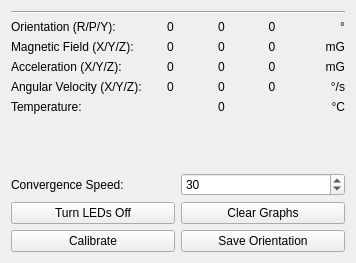
<?xml version="1.0" encoding="UTF-8"?>
<ui version="4.0">
 <class>IMU</class>
 <widget class="QWidget" name="IMU">
  <property name="geometry">
   <rect>
    <x>0</x>
    <y>0</y>
    <width>356</width>
    <height>263</height>
   </rect>
  </property>
  <property name="windowTitle">
   <string>Form</string>
  </property>
  <layout class="QHBoxLayout" name="horizontalLayout_2">
   <item>
    <layout class="QVBoxLayout" name="verticalLayout_3">
     <item>
      <widget class="Line" name="line_8">
       <property name="orientation">
        <enum>Qt::Horizontal</enum>
       </property>
      </widget>
     </item>
     <item>
      <layout class="QHBoxLayout" name="layout_top"/>
     </item>
     <item>
      <layout class="QHBoxLayout" name="layout_bottom">
       <item>
        <layout class="QVBoxLayout" name="verticalLayout">
         <item>
          <layout class="QGridLayout" name="gridLayout">
           <item row="0" column="1">
            <widget class="QLabel" name="roll_label">
             <property name="minimumSize">
              <size>
               <width>40</width>
               <height>0</height>
              </size>
             </property>
             <property name="text">
              <string>0</string>
             </property>
             <property name="alignment">
              <set>Qt::AlignCenter</set>
             </property>
            </widget>
           </item>
           <item row="0" column="0">
            <widget class="QLabel" name="label_13">
             <property name="text">
              <string>Orientation (R/P/Y):</string>
             </property>
            </widget>
           </item>
           <item row="0" column="2">
            <widget class="QLabel" name="pitch_label">
             <property name="minimumSize">
              <size>
               <width>40</width>
               <height>0</height>
              </size>
             </property>
             <property name="text">
              <string>0</string>
             </property>
             <property name="alignment">
              <set>Qt::AlignCenter</set>
             </property>
            </widget>
           </item>
           <item row="0" column="3">
            <widget class="QLabel" name="yaw_label">
             <property name="minimumSize">
              <size>
               <width>40</width>
               <height>0</height>
              </size>
             </property>
             <property name="text">
              <string>0</string>
             </property>
             <property name="alignment">
              <set>Qt::AlignCenter</set>
             </property>
            </widget>
           </item>
           <item row="1" column="0">
            <widget class="QLabel" name="label_4">
             <property name="text">
              <string>Magnetic Field (X/Y/Z):</string>
             </property>
            </widget>
           </item>
           <item row="1" column="1">
            <widget class="QLabel" name="mag_x_label">
             <property name="text">
              <string>0</string>
             </property>
             <property name="alignment">
              <set>Qt::AlignCenter</set>
             </property>
            </widget>
           </item>
           <item row="1" column="2">
            <widget class="QLabel" name="mag_y_label">
             <property name="text">
              <string>0</string>
             </property>
             <property name="alignment">
              <set>Qt::AlignCenter</set>
             </property>
            </widget>
           </item>
           <item row="1" column="3">
            <widget class="QLabel" name="mag_z_label">
             <property name="text">
              <string>0</string>
             </property>
             <property name="alignment">
              <set>Qt::AlignCenter</set>
             </property>
            </widget>
           </item>
           <item row="2" column="0">
            <widget class="QLabel" name="label_7">
             <property name="text">
              <string>Acceleration (X/Y/Z):</string>
             </property>
            </widget>
           </item>
           <item row="2" column="1">
            <widget class="QLabel" name="acc_x_label">
             <property name="text">
              <string>0</string>
             </property>
             <property name="alignment">
              <set>Qt::AlignCenter</set>
             </property>
            </widget>
           </item>
           <item row="2" column="2">
            <widget class="QLabel" name="acc_y_label">
             <property name="text">
              <string>0</string>
             </property>
             <property name="alignment">
              <set>Qt::AlignCenter</set>
             </property>
            </widget>
           </item>
           <item row="2" column="3">
            <widget class="QLabel" name="acc_z_label">
             <property name="text">
              <string>0</string>
             </property>
             <property name="alignment">
              <set>Qt::AlignCenter</set>
             </property>
            </widget>
           </item>
           <item row="3" column="0">
            <widget class="QLabel" name="label_6">
             <property name="text">
              <string>Angular Velocity (X/Y/Z):</string>
             </property>
            </widget>
           </item>
           <item row="3" column="1">
            <widget class="QLabel" name="gyr_x_label">
             <property name="text">
              <string>0</string>
             </property>
             <property name="alignment">
              <set>Qt::AlignCenter</set>
             </property>
            </widget>
           </item>
           <item row="3" column="2">
            <widget class="QLabel" name="gyr_y_label">
             <property name="text">
              <string>0</string>
             </property>
             <property name="alignment">
              <set>Qt::AlignCenter</set>
             </property>
            </widget>
           </item>
           <item row="3" column="3">
            <widget class="QLabel" name="gyr_z_label">
             <property name="text">
              <string>0</string>
             </property>
             <property name="alignment">
              <set>Qt::AlignCenter</set>
             </property>
            </widget>
           </item>
           <item row="4" column="0">
            <widget class="QLabel" name="label">
             <property name="text">
              <string>Temperature:</string>
             </property>
            </widget>
           </item>
           <item row="4" column="2">
            <widget class="QLabel" name="tem_label">
             <property name="text">
              <string>0</string>
             </property>
             <property name="alignment">
              <set>Qt::AlignCenter</set>
             </property>
            </widget>
           </item>
           <item row="0" column="4">
            <widget class="QLabel" name="label_2">
             <property name="text">
              <string>°</string>
             </property>
             <property name="alignment">
              <set>Qt::AlignRight|Qt::AlignTrailing|Qt::AlignVCenter</set>
             </property>
            </widget>
           </item>
           <item row="1" column="4">
            <widget class="QLabel" name="label_3">
             <property name="text">
              <string>mG</string>
             </property>
             <property name="alignment">
              <set>Qt::AlignRight|Qt::AlignTrailing|Qt::AlignVCenter</set>
             </property>
            </widget>
           </item>
           <item row="2" column="4">
            <widget class="QLabel" name="label_5">
             <property name="text">
              <string>mG</string>
             </property>
             <property name="alignment">
              <set>Qt::AlignRight|Qt::AlignTrailing|Qt::AlignVCenter</set>
             </property>
            </widget>
           </item>
           <item row="3" column="4">
            <widget class="QLabel" name="label_8">
             <property name="text">
              <string>°/s</string>
             </property>
             <property name="alignment">
              <set>Qt::AlignRight|Qt::AlignTrailing|Qt::AlignVCenter</set>
             </property>
            </widget>
           </item>
           <item row="4" column="4">
            <widget class="QLabel" name="label_9">
             <property name="text">
              <string>°C</string>
             </property>
             <property name="alignment">
              <set>Qt::AlignRight|Qt::AlignTrailing|Qt::AlignVCenter</set>
             </property>
            </widget>
           </item>
          </layout>
         </item>
         <item>
          <spacer name="verticalSpacer">
           <property name="orientation">
            <enum>Qt::Vertical</enum>
           </property>
           <property name="sizeHint" stdset="0">
            <size>
             <width>20</width>
             <height>40</height>
            </size>
           </property>
          </spacer>
         </item>
         <item>
          <layout class="QHBoxLayout" name="horizontalLayout_4">
           <item>
            <widget class="QLabel" name="label_10">
             <property name="text">
              <string>Convergence Speed:</string>
             </property>
            </widget>
           </item>
           <item>
            <widget class="QSpinBox" name="speed_spinbox">
             <property name="maximum">
              <number>65535</number>
             </property>
             <property name="value">
              <number>30</number>
             </property>
            </widget>
           </item>
          </layout>
         </item>
         <item>
          <layout class="QHBoxLayout" name="horizontalLayout">
           <item>
            <widget class="QPushButton" name="led_button">
             <property name="text">
              <string>Turn LEDs Off</string>
             </property>
            </widget>
           </item>
           <item>
            <widget class="QPushButton" name="clear_graphs">
             <property name="text">
              <string>Clear Graphs</string>
             </property>
            </widget>
           </item>
          </layout>
         </item>
         <item>
          <layout class="QHBoxLayout" name="horizontalLayout_3">
           <item>
            <widget class="QPushButton" name="calibrate">
             <property name="text">
              <string>Calibrate</string>
             </property>
            </widget>
           </item>
           <item>
            <widget class="QPushButton" name="save_orientation">
             <property name="text">
              <string>Save Orientation</string>
             </property>
            </widget>
           </item>
          </layout>
         </item>
        </layout>
       </item>
      </layout>
     </item>
    </layout>
   </item>
  </layout>
 </widget>
 <resources/>
 <connections/>
</ui>
